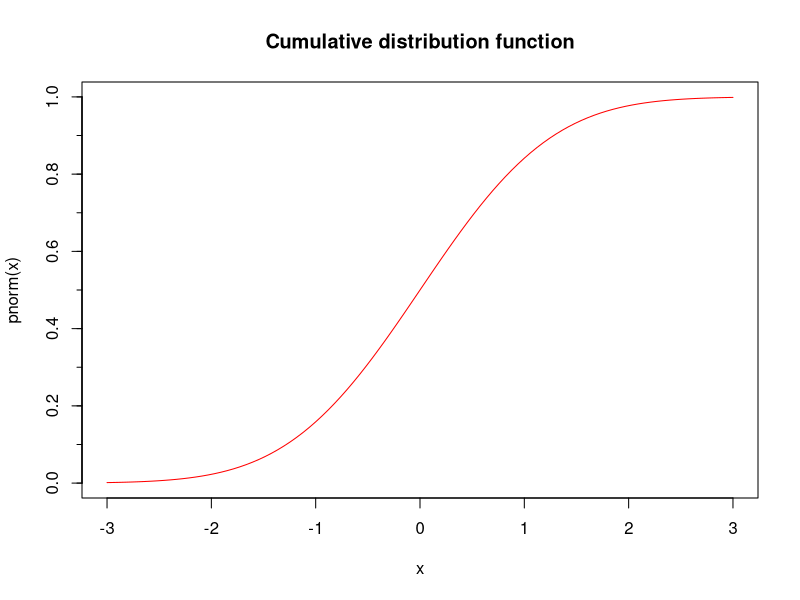
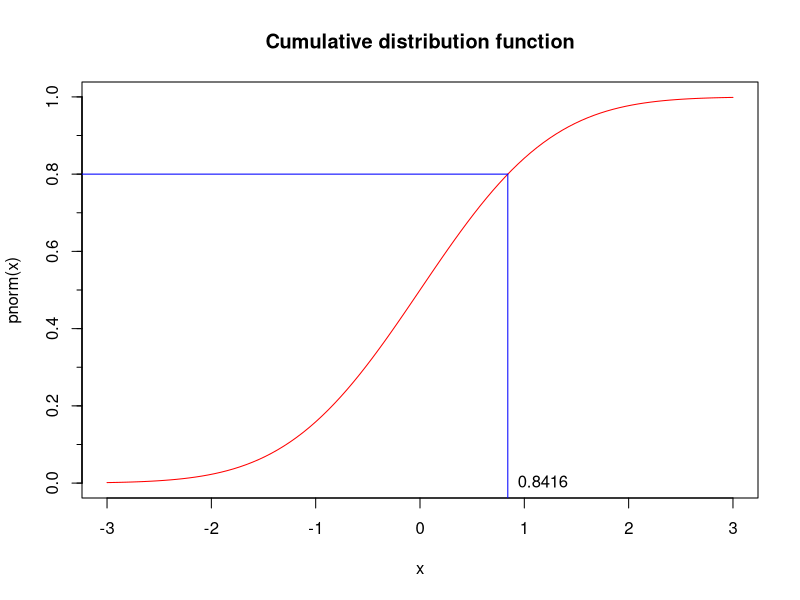
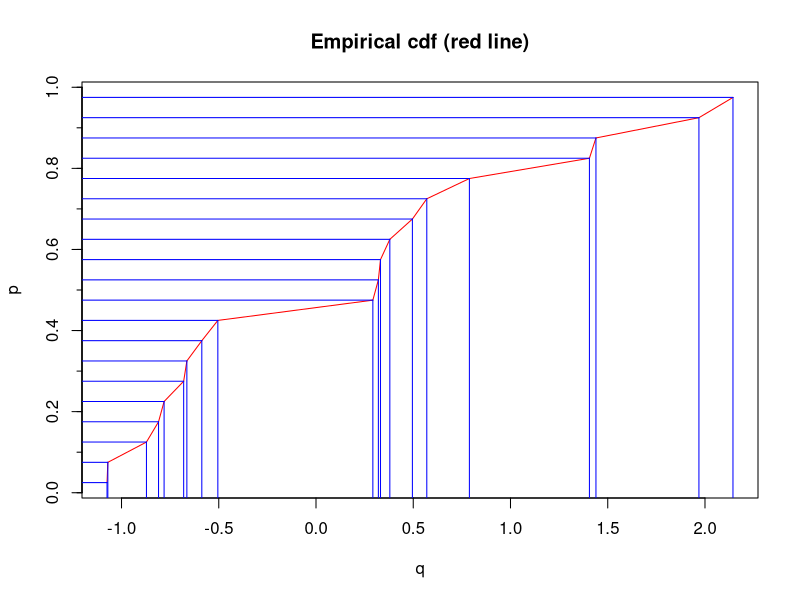
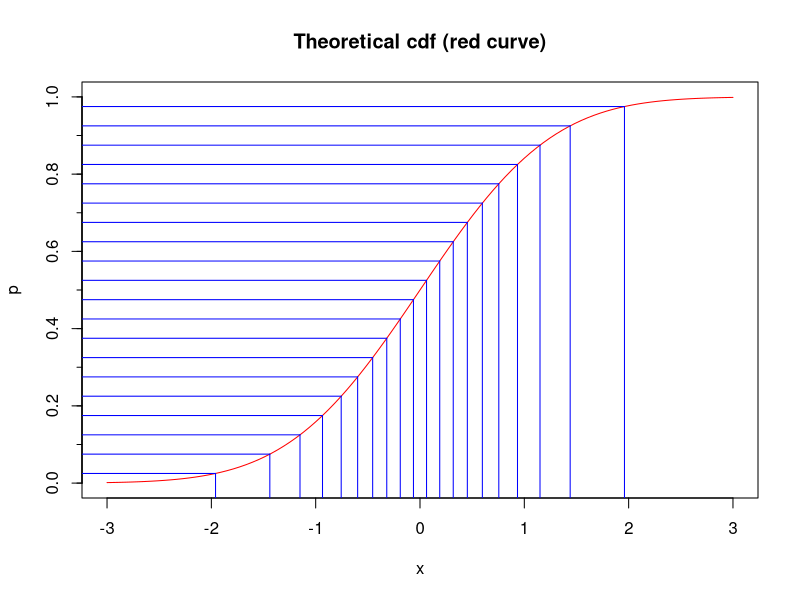
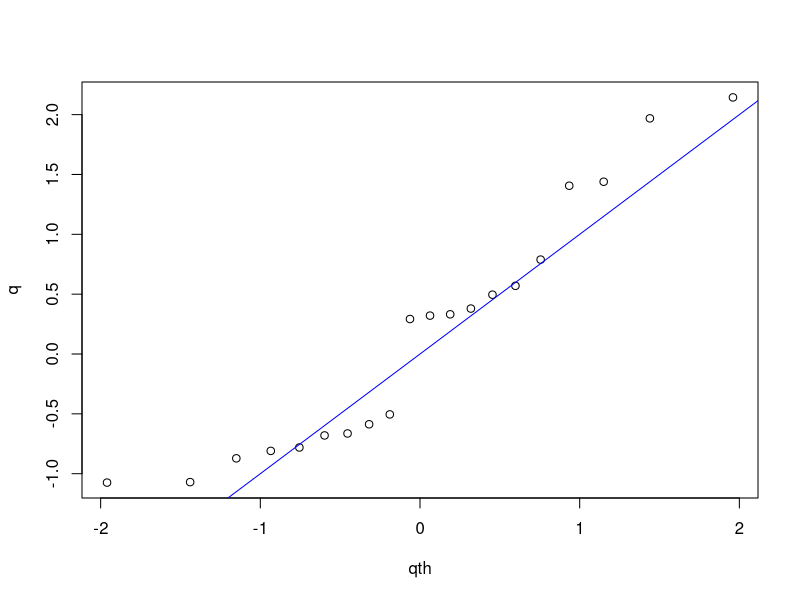

Write the R code that produced these figures, in order.
## ---- chunk 1
x <- seq(-3, 3, length.out=100)
plot(x, pnorm(x), type="l", col="red", main="Cumulative distribution function")
axis(2, at=seq(0, 1, by=0.1), labels=FALSE, tcl=-0.25)
## ---- chunk 2
p <- 0.80
qnorm(p) #This is that value of x; it equals 0.8416.
## ---- chunk 3
plot(x, pnorm(x), type="l", col="red", main="Cumulative distribution function")
axis(2, at=seq(0, 1, by=0.1), labels=FALSE, tcl=-0.25)
segments(-4, p, qnorm(p), p, col="blue")
segments(qnorm(p), -0.1, qnorm(p), p, col="blue")
text(qnorm(p), 0, labels=signif(qnorm(p), 4), pos=4)
## ---- chunk 4
z <- rnorm(100000)
## ---- chunk 5
sum(z < 0.8416) / 100000
## ---- chunk 6
y <- rnorm(20)
## ---- chunk 7
q <- sort(y)
q #The observed quantiles
## ---- chunk 8
q[4]
## ---- chunk 9
n <- length(y)          #Number of data points
p <- ( 1:n - 0.5 ) / n  #We'll take these as the probabilities
cbind(p, q)             #The probabilities with their quantiles
## ---- chunk 10
plot(q, p, type="l", col="red", main="Empirical cdf (red line)")
axis(2, at=seq(0, 1, by=0.1), labels=FALSE, tcl=-0.25)
for ( i in 1:n ) {
    segments(-4, p[i], q[i], p[i], col="blue")
    segments(q[i], -0.1, q[i], p[i], col="blue")    
}
## ---- chunk 11
qth <- qnorm(p)
qth #The theoretical quantiles
## ---- chunk 12
plot(x, pnorm(x), type="l", col="red", ylab="p",
     main="Theoretical cdf (red curve)")
axis(2, at=seq(0, 1, by=0.1), labels=FALSE, tcl=-0.25)
for ( i in 1:n ) {
    segments(-4, p[i], qth[i], p[i], col="blue")
    segments(qth[i], -0.1, qth[i], p[i], col="blue")    
}
## ---- chunk 13
plot(qth, q)
abline(0, 1, col="blue")
